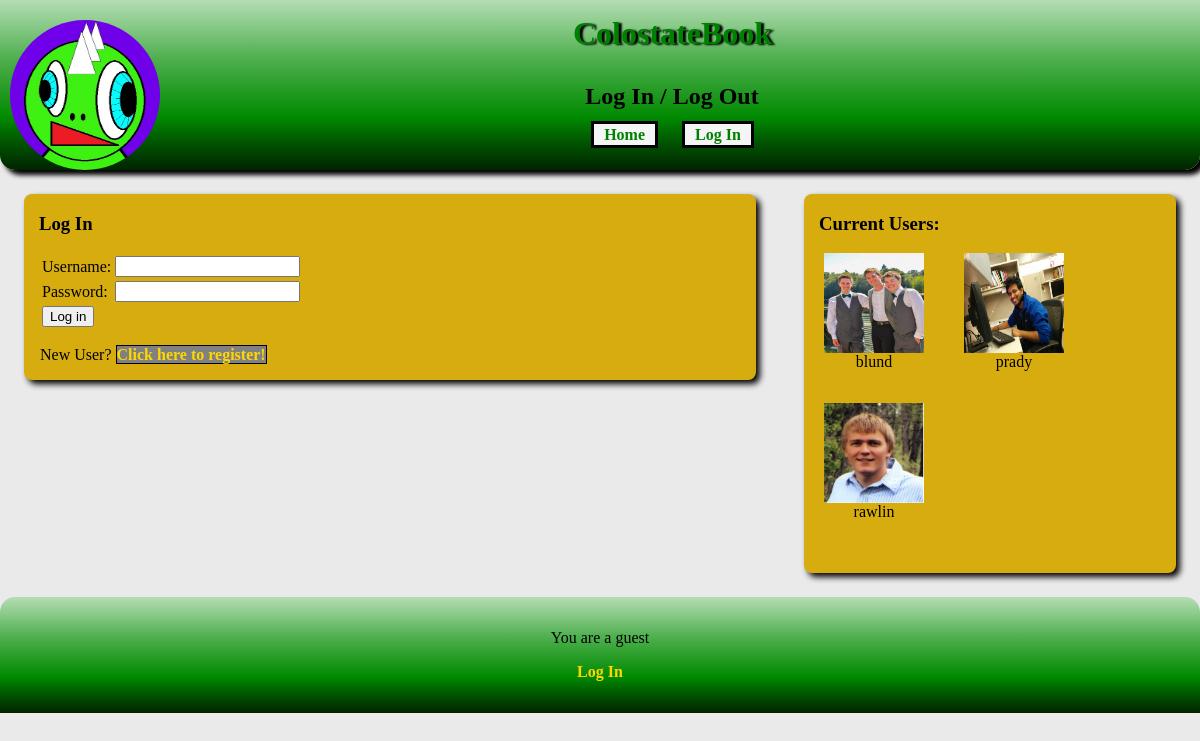
The page /login.php on the database its author committed.
### tables this page shows
CREATE TABLE users (username varchar(255) unique primary key, password varchar(255), name varchar(255), gender varchar(6), phone varchar(20), email varchar(255), admin boolean, pictureLocation varchar(255) , bio varchar(255));

### helpers.php (called while the page is built, shortened)
<?php
function makeNewUser($uname, $pass, $name, $sex, $number, $mail, $privileges, $picture, $friends, $pending, $bio) {
	$u = new User();
	$u->username = $uname;
	$u->passwd  = $pass;
	$u->name  = $name;
	$u->gender = $sex;
	$u->phone  = $number;
	$u->email  = $mail;
	$u->admin  = $privileges;
	$u->pic = $picture;
	$u->friends = $friends;
	$u->pending = $pending;
	$u->bio = $bio;
	return $u;
}
function readUsers() {
	$q = new Querries();
	$db = $q->getDB();
	$array = $db->query($q->GET_ALL_USER_NAMES);
	$retVal=array();
  	while($res = $array->fetchArray())
	{
		$user = getUser($res["username"]);
        	array_push($retVal, $user);
        }
	return $retVal;
}
function getUser($uname) {
	$q = new Querries();
	$db = $q->getDB();
	$array = $db->query(sprintf($q->GET_USER, $uname));
	$res = $array->fetchArray();
  	$user = makeNewUser($res["username"],$res["password"],$res["name"],$res["gender"],$res["phone"],$res["email"],$res["admin"],$res["pictureLocation"], array(), array(), $res["bio"]);
	$user->friends = getFriends($uname);
	$user->pending = getRequests($uname);
	return $user;
}
function getFriends($uname){
	if($uname == 'guest') return array();
	$q = new Querries();
	$db = $q->getDB();
	$array = $db->query(sprintf($q->GET_USER_FRIENDS, $uname));
	$friends=array();
	while($res = $array->fetchArray())
	{
		$user = $res["friend"];
		array_push($friends,$user);
	}
	return $friends;
}
function getRequestUsers($uname){
	$q = new Querries();
	$db = $q->getDB();
	$array = $db->query(sprintf($q->GET_PENDING_REQUESTS, $uname));
	$requests=array();
	return $requests;
}
function getRequests($uname)
{
	$requests = array();
	foreach(getRequestUsers($uname) as $usr){
		$requests[$usr->username]=$usr->username;
	}
	return $requests;
}
function isPendingUser($username) {
	$q= new Querries();
	$db = $q->getDB();
	$res = $db->query(sprintf($q->IS_PENDING_USER, $username));
	if(!($res instanceof Sqlite3Result))
	{
		return false;
	}
	else {
		$array = $res->fetchArray();
		if ($array) {
			return true;
		}
		else {
			return false;
		}
	}
}
?>

### userList.php (the view, shortened to what this page needs)
<div class="users">
	<div id="friends">
	<h3>Current Users:</h3>
	<?php
	$users = readUsers();
	foreach($users as $u){
		if (!isPendingUser($u->username)) {
		$uname = $u->username;
		$picture = $u->pic;
		if(!in_array($u->username, getFriends($_SESSION['username']))){?>
		<div class="user">
			<?php echo '<a href="profile.php?uname='.$uname.'"><img class="thumbnails" src="'.$picture.'" alt="user1" /></a>'; ?>
			<?php echo $uname ?>
		</div>
	<?php
	}
	}
	}
	?>
	</div>
</div>

### style.css (style rules this page uses)
a { text-decoration: none; }
h3 { margin-left:15px; }
html { min-height:530px; }
body { padding:0px; margin:0px; width:100%; height:100%; font-family:Times; background-color: #EAEAEA; }
img.thumbnails { width: 100px; height: 100px; margin-left: auto; margin-right:auto; display:block; }
.user { width: 140px; height: 150px; text-align: center; float:left; overflow:auto; }
.users { width:31%; margin:2%; padding-bottom:20px; background-color:#D7AC0F; float:left; overflow: auto; border-radius: 8px; box-shadow: 4px 4px 6px; }
a:link { font-weight: bold; color: gold; }
#friends { width: 100%; float:left; }

### rows shown on the page
users: pictureLocation (picture), uname "blund"
users: pictureLocation (picture), uname "prady"
users: pictureLocation (picture), uname "rawlin"

### other values the page prints
$pageTitle "Log In / Log Out"
$status "Log In"
